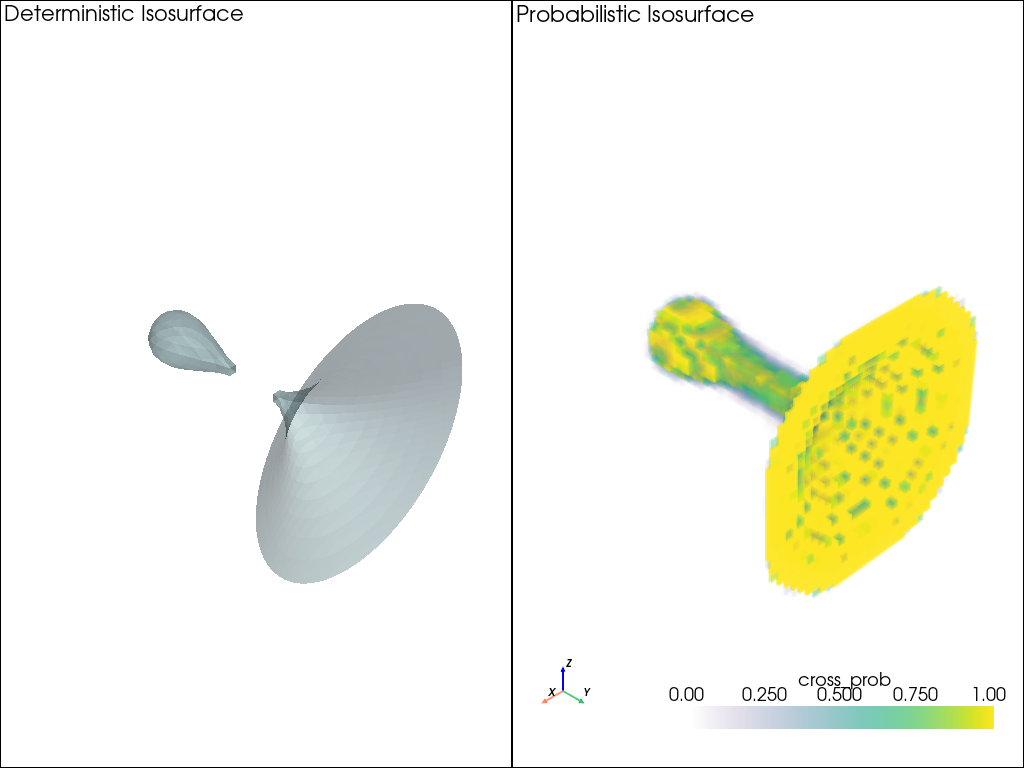

Source code (Python):
"""
This example demonstrates how to compute and visualize probabilistic isosurfaces
using the marching cubes algorithm on a synthetic 4D dataset.
It compares a deterministic isosurface with a probabilistic isosurface derived from an ensemble of scalar fields.

Import necessary libraries

.. code-block:: python

    import numpy as np
    import pyvista as pv
    from uvisbox.Modules.ProbabilisticMarchingCubes import probabilistic_marching_cubes

Generate a regular grid over a 3D domain [-1, 1] and use the tear drop function
to create an ensemble of scalar fields with some noise

.. code-block:: python

    # tear drop function
    def tear_drop(x, y, z):
        return 0.5*x**5 + 0.5*x**4 - y**2 - z**2

    # Generate synthetic 4D data (n_z, n_y, n_x, n_ens)
    n_x, n_y, n_z, n_ens = 30, 30, 30, 30
    x = np.linspace(-1, 1, n_x)
    y = np.linspace(-1, 1, n_y)
    z = np.linspace(-1, 1, n_z)
    X, Y, Z = np.meshgrid(x, y, z, indexing='ij')
    # Create an ensemble of scalar fields with some noise
    noise_less_F = tear_drop(X, Y, Z)
    origin = (0, 0, 0)
    spacing = (1, 1, 1)
    grid_dimensions = (n_z, n_y, n_x)
    grid = pv.ImageData(dimensions=grid_dimensions, origin=origin, spacing=spacing)
    # Add some data to the cell data (e.g., a 4D NumPy array)
    grid.point_data["values"] = noise_less_F.flatten(order='F')

    # Set isovalue and compute deterministic isosurface
    isovalue = 0
    iso_surface = grid.contour([isovalue], scalars="values")
    # Set up the plotter with two subplots
    plotter = pv.Plotter(shape=(1, 2), off_screen=True)
    # Plot deterministic isosurface
    plotter.subplot(0, 0)
    plotter.add_text("Deterministic Isosurface", font_size=12)
    plotter.add_mesh(iso_surface, color='lightblue', opacity=1)

Generate ensemble data with noise and calculate probabilistic isosurface 
using probabilistic marching cubes

.. code-block:: python

    # Generate ensemble data with noise
    F = np.zeros((n_z, n_y, n_x, n_ens))
    for e in range(n_ens):
        noise = np.random.normal(0, 0.01, (n_z, n_y, n_x))
        F[:, :, :, e] = noise_less_F + noise

    # Compute probabilistic marching cubes
    plotter.subplot(0, 1)
    plotter = probabilistic_marching_cubes(F, isovalue, plotter=plotter)
    plotter.add_text("Probabilistic Isosurface", font_size=12)
    
    # Link the views so camera movements are synchronized
    plotter.link_views()
    plotter.show()

.. image:: _static/probabilistic_marching_cubes_example.png
   :alt: Probabilistic Marching Cubes Example
   :align: center

"""

# Import necessary libraries
import numpy as np
import pyvista as pv
from uvisbox.Modules.ProbabilisticMarchingCubes import probabilistic_marching_cubes

# Generate a regular grid over a 3D domain [-1, 1] and use the tear drop function
# to create an ensemble of scalar fields with some noise

# tear drop function
def tear_drop(x, y, z):
    return 0.5*x**5 + 0.5*x**4 - y**2 - z**2

# Generate synthetic 4D data (n_z, n_y, n_x, n_ens)
n_x, n_y, n_z, n_ens = 30, 30, 30, 30
x = np.linspace(-1, 1, n_x)
y = np.linspace(-1, 1, n_y)
z = np.linspace(-1, 1, n_z)
X, Y, Z = np.meshgrid(x, y, z, indexing='ij')
# Create an ensemble of scalar fields with some noise
noise_less_F = tear_drop(X, Y, Z)
origin = (0, 0, 0)
spacing = (1, 1, 1)
grid_dimensions = (n_z, n_y, n_x)
grid = pv.ImageData(dimensions=grid_dimensions, origin=origin, spacing=spacing)
# Add some data to the cell data (e.g., a 4D NumPy array)
grid.point_data["values"] = noise_less_F.flatten(order='F')

# Set isovalue and compute deterministic isosurface
isovalue = 0
iso_surface = grid.contour([isovalue], scalars="values")
# Set up the plotter with two subplots
plotter = pv.Plotter(shape=(1, 2))
# Plot deterministic isosurface
plotter.subplot(0, 0)
plotter.add_text("Deterministic Isosurface", font_size=12)
plotter.add_mesh(iso_surface, color='lightblue', opacity=1)

# Generate ensemble data with noise and calculate probabilistic isosurface 
# using probabilistic marching cubes

# Generate ensemble data with noise
F = np.zeros((n_z, n_y, n_x, n_ens))
for e in range(n_ens):
    noise = np.random.normal(0, 0.001, (n_z, n_y, n_x))
    F[:, :, :, e] = noise_less_F + noise

# Compute probabilistic marching cubes
plotter.subplot(0, 1)
plotter = probabilistic_marching_cubes(F, isovalue, plotter=plotter)
plotter.add_text("Probabilistic Isosurface", font_size=12)

# Link the views so camera movements are synchronized
plotter.link_views()
plotter.show()
# plotter.screenshot("probabilistic_marching_cubes_example.png")
